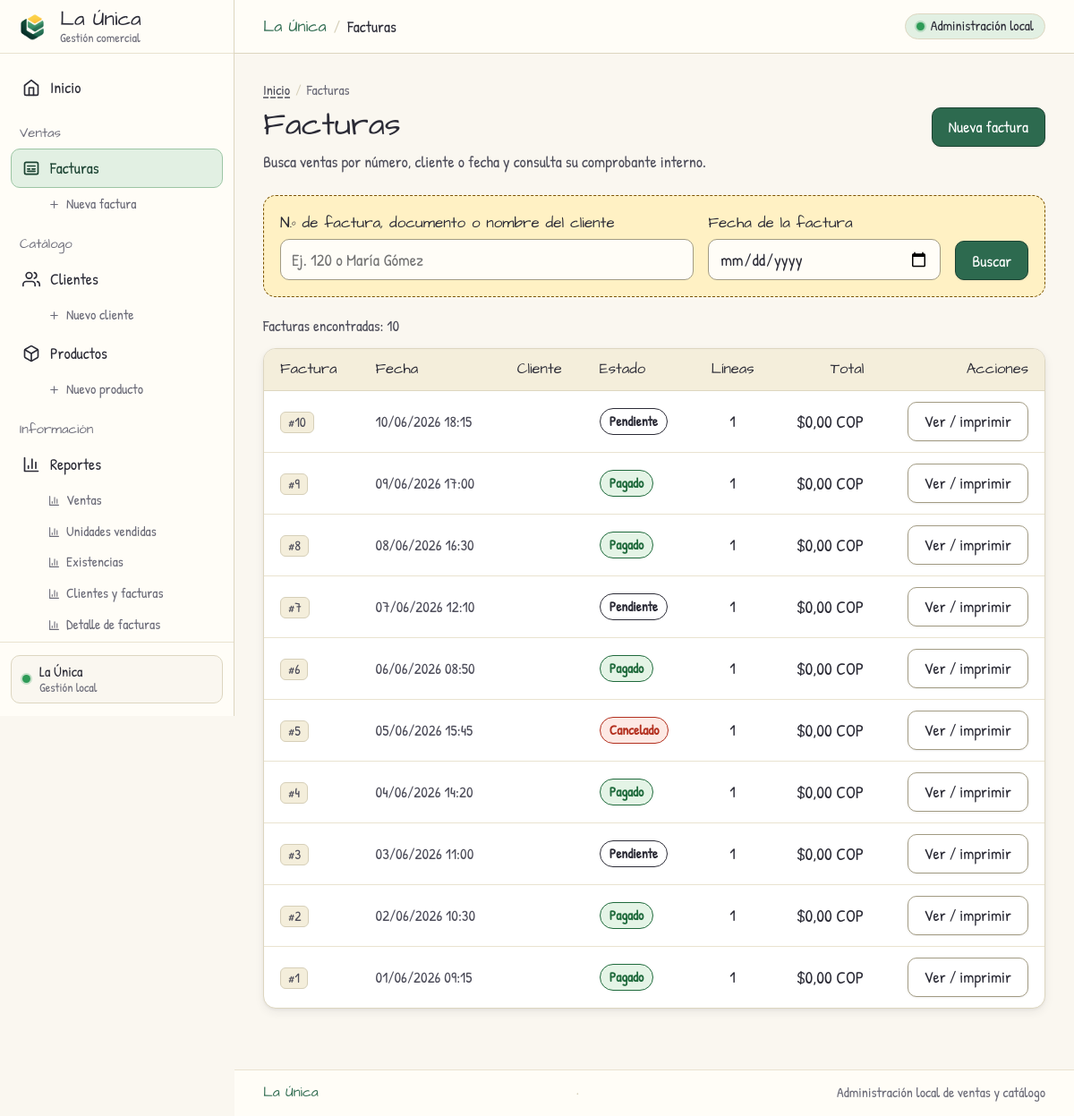
The app's page /php/facturas/ver_facturas.php, older data.
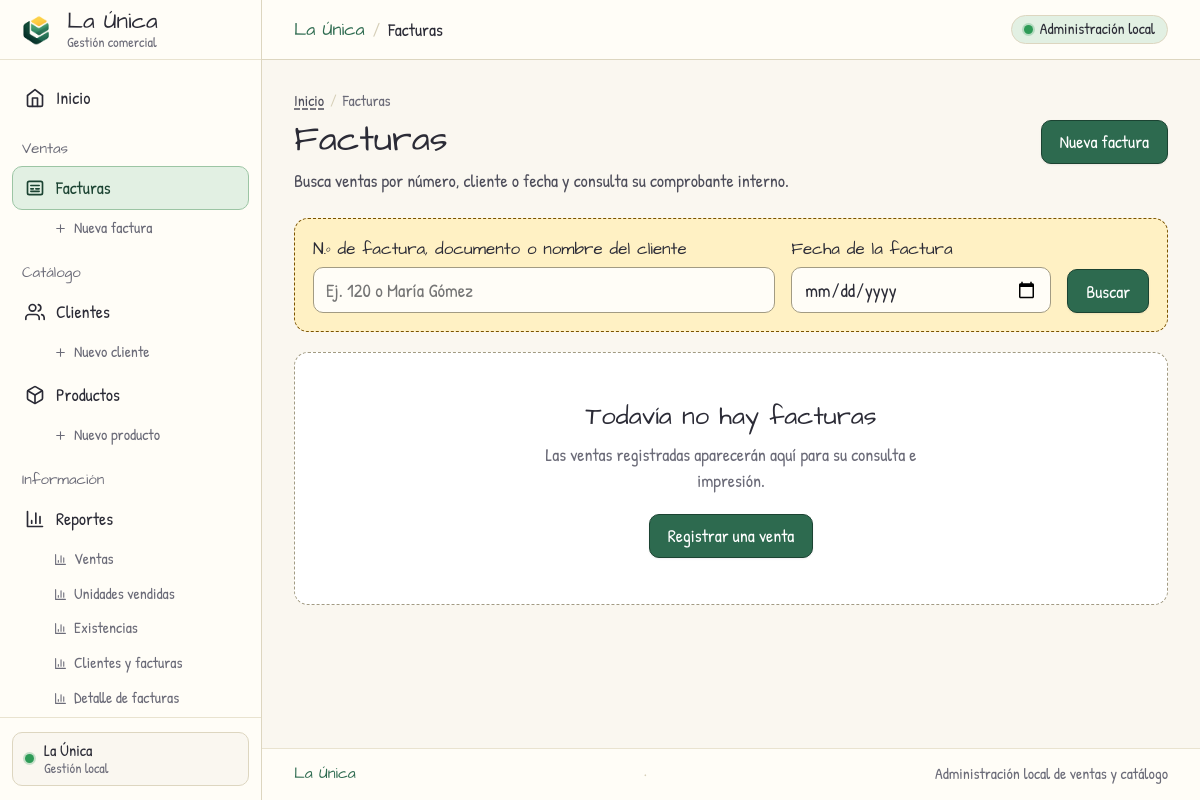
The same page, newer data.
### tables this page shows
CREATE TABLE facturas (
    id_factura INT AUTO_INCREMENT PRIMARY KEY,
    id_cliente INT NOT NULL,
    estado_factura ENUM('Pagado', 'Cancelado', 'Pendiente') DEFAULT 'Pendiente',
    fecha_factura DATETIME DEFAULT (CURRENT_TIMESTAMP),
    FOREIGN KEY (id_cliente) REFERENCES clientes(id_cliente)
);

### php/config/conexion.php (called while the page is built, shortened)
<?php
function h($valor) {
    return htmlspecialchars((string)$valor, ENT_QUOTES | ENT_SUBSTITUTE, 'UTF-8');
}
$scriptDir = str_replace('\\', '/', dirname((string)($_SERVER['SCRIPT_NAME'] ?? '/')));
$baseUrl = rtrim(preg_replace('#/php/[^/]+$#', '', $scriptDir), '/.');
function leerTexto(array $origen, $campo) {
    return isset($origen[$campo]) && is_string($origen[$campo]) ? trim($origen[$campo]) : '';
}
function formatearMonedaCop($valor) {
    return '$' . number_format((float)$valor, 2, ',', '.') . ' COP';
}

### php/facturas/ver_facturas.php (the view, shortened to what the changed rows need)
<?php
require __DIR__ . '/../config/conexion.php';
$terminoBusqueda = leerTexto($_GET, 'buscar');
$fechaBusqueda = leerTexto($_GET, 'fecha');
$errorFiltro = '';
$errorLectura = false;
$facturas = [];
$parametros = [];
if ($errorFiltro === '') {
    $sqlFacturas = 'SELECT f.id_factura, f.id_cliente, f.nombre_cliente AS cliente, f.estado_factura, f.fecha_factura, '
        . 'COUNT(d.id_detalle_factura) AS cantidad_lineas, '
        . 'COALESCE(SUM(d.cantidad * d.precio_unitario), 0.00) AS total_factura '
        . 'FROM facturas f '
        . 'LEFT JOIN detalle_facturas d ON d.id_factura = f.id_factura';
    $sqlFacturas .= ' GROUP BY f.id_factura, f.id_cliente, f.nombre_cliente, f.estado_factura, f.fecha_factura '
        . 'ORDER BY f.fecha_factura DESC, f.id_factura DESC';
    try {
        if ($parametros === []) {
            $resultadoFacturas = $conexion->query($sqlFacturas);
        }
        $facturas = $resultadoFacturas->fetch_all(MYSQLI_ASSOC);
    } catch (Throwable $e) {
        registrarErrorServidor('leer_facturas', $e);
        $errorLectura = true;
        if (isset($consultaFacturas) && $consultaFacturas instanceof mysqli_stmt) {
            $consultaFacturas->close();
        }
    }
}
require __DIR__ . '/../includes/menu.php';
?>
<div class="encabezado-vista acciones-superiores">
    <div class="encabezado-info">
        <h1 class="encabezado-titulo">Facturas</h1>
    </div>
    <div class="encabezado-acciones">
    </div>
</div>
<form class="filtros-facturas" method="get" action="ver_facturas.php" role="search" aria-label="Buscar facturas">
    <div class="campo">
    </div>
    <div class="campo">
    </div>
    <div class="filtro-acciones">
    </div>
</form>
<?php if ($errorFiltro !== ''): ?>
    <div class="mensaje error alerta alerta-error" role="alert"><?= h($errorFiltro) ?></div>
<?php elseif ($errorLectura): ?>
    <div class="mensaje error alerta alerta-error" role="alert">No se pudieron cargar las facturas. Inténtalo de nuevo más tarde.</div>
<?php elseif ($facturas === []): ?>
    <div class="sin-datos estado-vacio" role="status">
        <h2 class="estado-vacio-titulo"><?= $terminoBusqueda !== '' || $fechaBusqueda !== '' ? 'No se encontraron facturas' : 'Todavía no hay facturas' ?></h2>
        <p class="estado-vacio-texto"><?= $terminoBusqueda !== '' || $fechaBusqueda !== '' ? 'No hay resultados con esos criterios. Prueba con otro número, documento, nombre o fecha.' : 'Las ventas registradas aparecerán aquí para su consulta e impresión.' ?></p>
        <?php if ($terminoBusqueda !== '' || $fechaBusqueda !== ''): ?>
            <a class="boton secundario" href="ver_facturas.php">Limpiar búsqueda</a>
        <?php else: ?>
            <a class="boton" href="crear_factura.php">Registrar una venta</a>
        <?php endif; ?>
    </div>
<?php else: ?>
    <p class="facturas-conteo" role="status">Facturas encontradas: <?= count($facturas) ?></p>
    <div class="tabla-wrap tabla-contenedor">
        <table class="tabla">
            <thead>
                <tr>
                    <th scope="col">Factura</th>
                    <th scope="col">Fecha</th>
                    <th scope="col">Cliente</th>
                    <th scope="col">Estado</th>
                    <th scope="col" class="texto-centro">Líneas</th>
                    <th scope="col" class="texto-derecha">Total</th>
                    <th scope="col" class="texto-derecha">Acciones</th>
                </tr>
            </thead>
            <tbody>
                <?php foreach ($facturas as $factura): ?>
                    <?php $fechaMostrar = !empty($factura['fecha_factura']) ? (new DateTimeImmutable($factura['fecha_factura']))->format('d/m/Y H:i') : 'Sin fecha registrada'; ?>
                    <tr>
                        <td><span class="chip-id">#<?= (int)$factura['id_factura'] ?></span></td>
                        <td><span class="celda-fecha"><?= h($fechaMostrar) ?></span></td>
                        <td><span class="celda-destacada"><?= h($factura['cliente']) ?></span></td>
                        <td><span class="estado-factura <?= strtolower(h($factura['estado_factura'])) ?>"><?= h($factura['estado_factura']) ?></span></td>
                        <td class="texto-centro"><?= (int)$factura['cantidad_lineas'] ?></td>
                        <td class="texto-derecha celda-destacada"><?= h(formatearMonedaCop($factura['total_factura'])) ?></td>
                        <td class="texto-derecha"><a class="boton boton-secundario boton-factura-detalle" href="imprimir_factura.php?id=<?= (int)$factura['id_factura'] ?>">Ver / imprimir</a></td>
                    </tr>
                <?php endforeach; ?>
            </tbody>
        </table>
    </div>
<?php endif; ?>
<?php require __DIR__ . '/../includes/pie.php'; ?>

### php/includes/menu.php (shortened to what the changed rows need)
<?php
$reportesMenu = [
    ['archivo' => 'ventas.php', 'titulo' => 'Ventas'],
    ['archivo' => 'unidades_vendidas_por_producto.php', 'titulo' => 'Unidades vendidas'],
    ['archivo' => 'existencias_productos.php', 'titulo' => 'Existencias'],
    ['archivo' => 'clientes_y_facturas.php', 'titulo' => 'Clientes y facturas'],
    ['archivo' => 'detalle_facturas.php', 'titulo' => 'Detalle de facturas'],
];
$baseUrl = $baseUrl ?? '';
$paginaActual = basename(str_replace('\\', '/', (string)($_SERVER['SCRIPT_NAME'] ?? '')));
?>
<!doctype html>
<html lang="es">
<head>
    <link rel="stylesheet" href="<?= h($baseUrl) ?>/assets/css/estilos.css">
</head>
<body class="shell-layout">
    <div class="layout-app">
        <aside id="barra-lateral" class="barra-lateral" aria-label="Menú principal de La Única">
            <div class="sidebar-cuerpo">
                <div class="sidebar-grupo">
                    <nav class="sidebar-nav" aria-label="Consultas de información">
                        <div class="nav-item-complejo">
                            <?php foreach ($reportesMenu as $reporteNav): ?>
                                <a class="nav-subenlace<?= $paginaActual === $reporteNav['archivo'] ? ' activo' : '' ?>" href="<?= h($baseUrl) ?>/php/reportes/<?= h($reporteNav['archivo']) ?>" title="Ver reporte: <?= h($reporteNav['titulo']) ?>" <?= $paginaActual === $reporteNav['archivo'] ? ' aria-current="page"' : '' ?>>
                                    <svg width="13" height="13" viewBox="0 0 24 24" fill="none" stroke="currentColor" stroke-width="2" stroke-linecap="round" stroke-linejoin="round" aria-hidden="true">
                                        <path d="M3 3v18h18" />
                                        <path d="M18 17V9M13 17V5M8 17v-3" />
                                    </svg>
                                    <span><?= h($reporteNav['titulo']) ?></span>
                                </a>
                            <?php endforeach; ?>
                        </div>
                    </nav>
                </div>
            </div>
        </aside>
        <div class="area-principal">
            <main id="contenido-principal" class="contenedor contenedor-contenido">

Row changes from the older to the newer data that the page shows:
removed facturas: id_factura "10", fecha_factura "10/06/2026 18:15", estado_factura "Pendiente", cantidad_lineas "1", total_factura "$0,00 COP"
removed facturas: id_factura "9", fecha_factura "09/06/2026 17:00", estado_factura "Pagado", cantidad_lineas "1", total_factura "$0,00 COP"
removed facturas: id_factura "8", fecha_factura "08/06/2026 16:30", estado_factura "Pagado", cantidad_lineas "1", total_factura "$0,00 COP"
removed facturas: id_factura "7", fecha_factura "07/06/2026 12:10", estado_factura "Pendiente", cantidad_lineas "1", total_factura "$0,00 COP"
removed facturas: id_factura "6", fecha_factura "06/06/2026 08:50", estado_factura "Pagado", cantidad_lineas "1", total_factura "$0,00 COP"
removed facturas: id_factura "5", fecha_factura "05/06/2026 15:45", estado_factura "Cancelado", cantidad_lineas "1", total_factura "$0,00 COP"
removed facturas: id_factura "4", fecha_factura "04/06/2026 14:20", estado_factura "Pagado", cantidad_lineas "1", total_factura "$0,00 COP"
removed facturas: id_factura "3", fecha_factura "03/06/2026 11:00", estado_factura "Pendiente", cantidad_lineas "1", total_factura "$0,00 COP"
removed facturas: id_factura "2", fecha_factura "02/06/2026 10:30", estado_factura "Pagado", cantidad_lineas "1", total_factura "$0,00 COP"
removed facturas: id_factura "1", fecha_factura "01/06/2026 09:15", estado_factura "Pagado", cantidad_lineas "1", total_factura "$0,00 COP"
Text that changed along with them:
count($facturas): "10" → (not shown)
text no longer shown: "Facturas encontradas: Factura Fecha Cliente Estado Líneas Total Acciones"
text now shown: "Todavía no hay facturas Las ventas registradas aparecerán aquí para su consulta e impresión. Registrar una venta"
